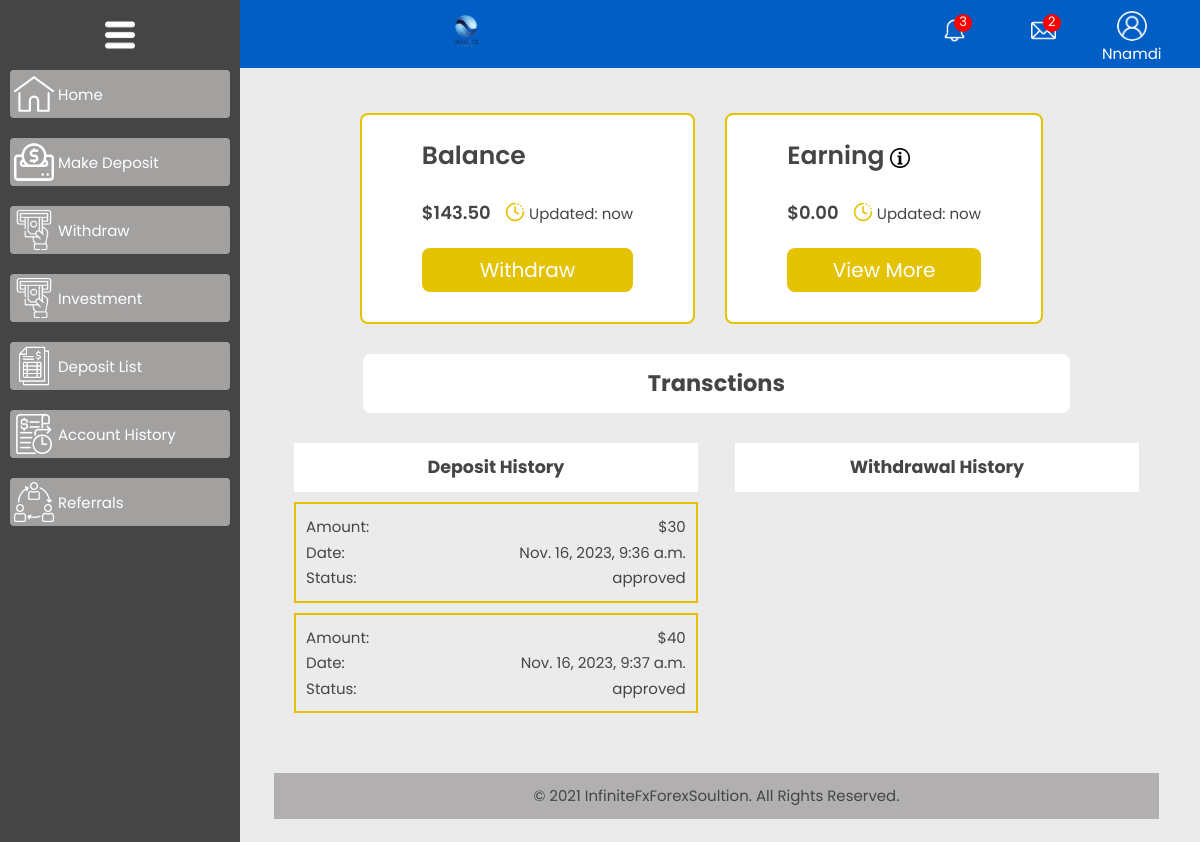
The page /dashboard/ (signed in) on the database as committed earlier.
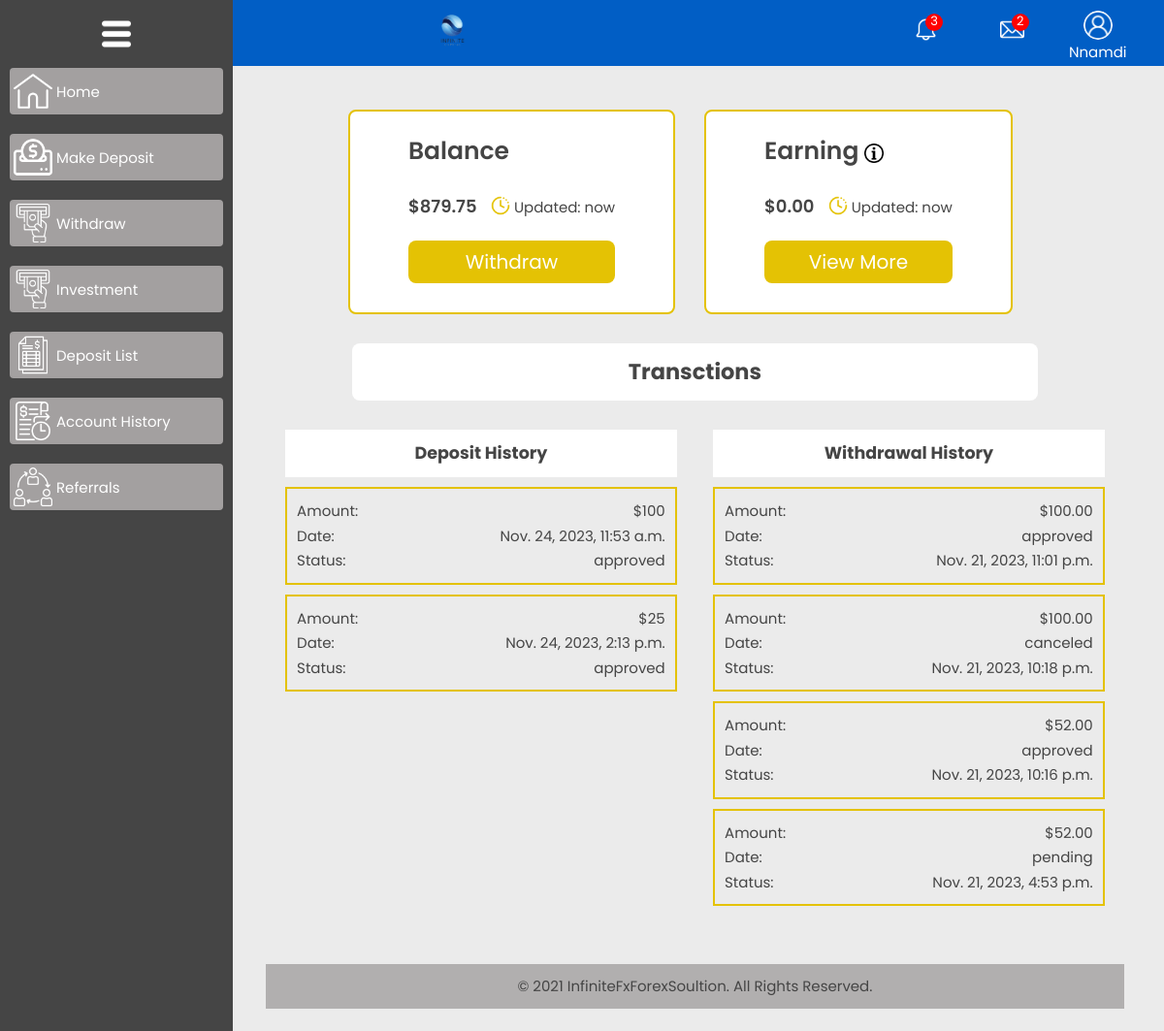
The same page on the database as committed later.
### accounts/models.py (models this page shows, shortened)
class User(AbstractBaseUser, PermissionsMixin):
  CLIENT = 'client'
  AGENT = 'agent'
  MANAGER = 'manager'
  ROLES_CHOICES = (
    (CLIENT, 'client'),
    (AGENT, 'agent'),
    (MANAGER, 'manager'),
  )
  id = models.UUIDField(primary_key=True, default=uuid.uuid4,editable=False)
  first_name    = models.CharField(max_length=50)
  last_name     = models.CharField(max_length=50)
  username      = models.CharField(max_length=50, unique=True)
  email         = models.EmailField(unique=True)
  account_balance =models.DecimalField(max_digits=10, decimal_places=2, default=0.00)
  phone_number  = models.CharField(max_length=50)
  profile_image         = models.ImageField(blank=True, null=True, upload_to='images/users/')
  role          = models.CharField(max_length=30, choices=ROLES_CHOICES, default=CLIENT)
  country       = models.CharField(max_length=50)
  btc_wallet   = models.CharField(max_length=300, blank=True)
  referral = models.ForeignKey(Referral, on_delete=models.SET_NULL, null=True, blank=True)
  referral_link = models.OneToOneField(ReferralLink, on_delete=models.SET_NULL, null=True, blank=True,  related_name='user_referral_link')
  agree_to_terms_and_condition = models.BooleanField(default=False)
  total_earned_commission = models.DecimalField(max_digits=10, decimal_places=2, default=0)
  earning = models.DecimalField(max_digits=10, decimal_places=2, default=0)
  pending_commission = models.DecimalField(max_digits=10, decimal_places=2, default=0)
  date_joined   = models.DateTimeField(auto_now_add=True)
  last_login    = models.DateTimeField(auto_now_add=True)
  is_admin      = models.BooleanField(default=False)
  is_staff      = models.BooleanField(default=False)
  is_active     = models.BooleanField(default=True)
  is_superuser = models.BooleanField(default=False)
  USERNAME_FIELD = 'email'
  REQUIRED_FIELDS = ['username', 'first_name', 'last_name']
  objects = MyAccountManager()
  class Meta:
    verbose_name = 'User'
    verbose_name_plural = 'Users'
    app_label = 'accounts'

### core/models.py (models this page shows, shortened)
class Deposit(models.Model):
  PENDING = 'pending'
  APPROVED = 'approved'
  CANCELED = 'canceled'
  STATUS_CHOICES = (
    (PENDING, 'Pending'),
    (APPROVED, 'Approved'),
    (CANCELED, 'Canceled'),
  )
  user = models.ForeignKey(User, on_delete=models.CASCADE)
  amount = models.PositiveIntegerField()
  created_at = models.DateTimeField(default=timezone.now)
  status = models.CharField(max_length=20, choices=STATUS_CHOICES, default=PENDING)

class Withdraw(models.Model):
  PENDING = 'pending'
  APPROVED = 'approved'
  CANCELED = 'canceled'
  STATUS_CHOICES = (
    (PENDING, 'Pending'),
    (APPROVED, 'Approved'),
    (CANCELED, 'Canceled'),
  )
  user = models.ForeignKey(User, on_delete=models.CASCADE)
  amount = models.DecimalField(max_digits=10, decimal_places=2, default=0.00)
  status = models.CharField(max_length=20, choices=STATUS_CHOICES, default=PENDING)
  created_at = models.DateTimeField(default=timezone.now)

### accounts/views.py (the view)
# urls.py: path('dashboard/', views.dashboard, name='dashboard'),
@login_required(login_url = 'login')
def dashboard(request):
  user = request.user
  deposit = Deposit.objects.filter(user=user)
  withdrawal = Withdraw.objects.filter(user=user).order_by('-created_at')
  active_investment =  Investment.objects.filter(user=user, status='active')
  context = {
    'deposit':deposit,
    'withdrawal':withdrawal,
    'active_investment':active_investment,
  }
  return render(request, 'accounts/dashboardpages/dashboard.html',context)

### accounts/context_processors.py (called while the page is built)
def userprofile_context(request):
  if request.user.is_authenticated:
    try:
      userprofile = User.objects.get(id=request.user.id)
      return {'userprofile': userprofile}
    except ObjectDoesNotExist:
      pass
  return {}

### templates/accounts/dashboardpages/dashboard.html (shortened to what this page needs)
{% extends 'accounts/dashboardpages/dashbase.html' %}
{% load static %}
{% block content %}
 <div class="header-item">
  <div class="account-info">
    <h3>Balance</h3>
    <p><span>${{ userprofile.account_balance }} </span> <img src="{% static 'assets/image/dashboard/timer.png' %}" class="timer"> Updated: now</p>
    <a href="{% url 'withdraw' %}" class="cashout">Withdraw</a>
  </div>
  <div class="account-info">
    <h3>Earning
      <span><img src="{% static 'assets/image/dashboard/info-circle.png' %}" alt=""></span>
    </h3>
    <p><span>${{userprofile.earning}} </span><img src="{% static 'assets/image/dashboard/timer.png' %}" class="timer"> Updated: now</p>
    <a href="{% url 'investment' %}" class="cashout">View More</a>
  </div>
 </div>
 <div class="transaction-history">
  <h2>Transctions</h2>
    <div class="transaction-details">
      <div class="deposit">
        <h3>Deposit History</h3>
        {% for item in deposit %}
          <div class="deposit-details">
            <p>Amount: <span>${{item.amount}}</span></p>
            <p>Date: <span>{{item.created_at}}</span></p>
            <p>Status: <span>{{item.status}}</span></p>
          </div>
        {% endfor %}
      </div>
      <div class="deposit">
        <h3>Withdrawal History</h3>
        {% for item in withdrawal %}
        <div class="deposit-details">
          <p>Amount: <span>${{item.amount}}</span></p>
          <p>Date: <span>{{item.status}}</span></p>
          <p>Status: <span>{{item.created_at}}</span></p>
        </div>
        {% endfor %}
      </div>
    </div>
 </div>
{% endblock %}

### templates/accounts/dashboardpages/dashbase.html (shortened to what this page needs)
{% load static %}
<!DOCTYPE html>
<html lang="en">
<head>
  <link rel="stylesheet" href="{% static 'assets/dashboard.css' %}">
</head>
<body style="background-color: #ebebeb;">
  <div class="main">
    {% include 'accounts/dashboardpages/dashheader.html' %}
    <div class="body-container" >
      <div class="container-item">
        {% block content %}
        {% endblock %}
        <div class="footer-dashboard">
          <div class="">
            <div class="dash-footer">
                <p>© 2021 InfiniteFxForexSoultion. All Rights Reserved.</p>
            </div>
        </div>
         </div>
        </div>
      </div>
    </div>
  </body>
  </html>

### templates/accounts/dashboardpages/dashheader.html (shortened to what this page needs)
{% load static %}
<div class="side-menu">
  <div class="menu" id="menu">
    <img src="{% static 'assets/image/dashboard/menu-button-of-three-horizontal-lines.png' %}" class="dashboard-icon-menu" alt="Menu">
  </div>
  <div class="side-menu-items-container">
    <div class="side-menu-items">
      <a href="{% url 'dashboard' %}">
        <img src="{% static 'assets/image/dashboard/home.png' %}" class="side-menu-icon">
        <span class="side-menu-span">Home</span>
      </a>
    </div>
    <div class="side-menu-items">
      <a href="{% url 'deposite' %}">
        <img src="{% static 'assets/image/dashboard/deposit.png' %}" class="side-menu-icon">
        <span class="side-menu-span">Make Deposit</span>
      </a>
    </div>
    <div class="side-menu-items">
      <a href="{% url 'withdraw' %}">
        <img src="{% static 'assets/image/dashboard/withdrawal.png' %}" class="side-menu-icon">
        <span class="side-menu-span">Withdraw</span>
      </a>
    </div>
    <div class="side-menu-items">
      <a href="{% url 'investment' %}">
        <img src="{% static 'assets/image/dashboard/withdrawal.png' %}" class="side-menu-icon">
        <span class="side-menu-span">Investment</span>
      </a>
    </div>
    <div class="side-menu-items">
      <a href="{% url 'deposit_list' %}">
        <img src="{% static 'assets/image/dashboard/deposite-list.png' %}" class="side-menu-icon">
        <span class="side-menu-span">Deposit List</span>
      </a>
    </div>
    <div class="side-menu-items">
      <a href="{% url 'account_history' %}">
        <img src="{% static 'assets/image/dashboard/bank-account.png' %}" class="side-menu-icon">
        <span class="side-menu-span">Account History</span>
      </a>
    </div>
    <div class="side-menu-items">
      <a href="{% url 'referral' %}">
        <img src="{% static 'assets/image/dashboard/referral.png' %}" class="side-menu-icon">
        <span class="side-menu-span">Referrals</span>
      </a>
    </div>
  </div>
</div>
<header class="header">
  <nav>
    <div class="logo" id="logo">
      <a href="{% url 'index' %}"><img src="{% static 'assets/image/logo.png' %}"class="dashboard-logo"  alt="logo"></a>
    </div>
    <div class="profile-message" id="profile-image">
      <a href="#"><img src="{% static 'assets/image/dashboard/bell.png' %}" class="dashboard-icon mess" alt="Message">
        <p class="count">3</p>
      </a>
    </div>
    <div class="profile-message" id="profile-image">
      <a href="#"><img src="{% static 'assets/image/dashboard/email.png' %}" class="dashboard-icon mess" alt="Message">
        <p class="count">2</p>
      </a>
    </div>
    <div class="profile-image" id="profile-image">
      <a class="prof-link">
        {% if userprofile.profile_image %}
          <img src="{{ userprofile.profile_image.url }}" class="dashboard-icon profi" alt="profile Image" class="profile-img">
        {% else %}
          <img src="{% static 'assets/image/dashboard/user.png' %}" class="dashboard-icon profi" alt="profile Image" class="profile-img">
        {% endif %}
        <p>{{ userprofile.first_name }}</p>
      </a>
    </div>
  </nav>
</header>

### static/assets/dashboard.css (style rules this page uses)
* { margin: 0; padding: 0; box-sizing: border-box; }
html, body { font-size: 15px; color: #454545; font-family: 'Poppins', sans-serif; vertical-align: baseline; line-height: 1.7; font-weight: 400; overflow-x: hidden; }
a { text-decoration: none; color:inherit }
img { max-width: 100%; height: auto; }
.side-menu { position: fixed; top: 0; left: 0; bottom: 0; width: 20%; transition: width 0.16s ease-out; background: #454545; color: #ffffff; padding: 10px; z-index: 100; }
.side-menu-items { background: #454545; }
.side-menu-items a { display: flex; align-items: flex-start; align-items: center; background-color: #a3a0a0; color: #ffffff; padding: 4px; border-radius: 4px; text-decoration: none; margin: 10px 0 20px 0; transition: background-color 0.16s ease-out; }
.side-menu-span { margin-left: 4px; line-height: 35px; }
.side-menu-icon { height: 40px; }
.header { background: #015ec5; padding: 0 2%; width: 100%; position: fixed; top: 0; right: 0; left: 0; z-index: 99; }
header nav { display: flex; }
.menu { flex: .2; padding: 10px 0; display: flex; justify-content: center; align-items: center; }
.logo { flex: 2; padding: 10px 0; display: flex; justify-content: center; align-items: center; }
.profile-message { flex: .2; padding: 10px 0; display: flex; justify-content: center; align-items: center; position: relative; }
.profile-image { flex: .2; padding: 10px 0 0 0; display: flex; justify-content: center; align-items: center; position: relative; cursor: pointer; }
.profile-image .prof-link { display: flex; flex-direction: column; align-items: center; justify-content: center; }
.profile-image .prof-link img { height: 30px; width: 30px; border-radius: 50%; }
.dashboard-icon.profi { height: 25px; }
.profile-image .prof-link p { color: #fff; cursor: pointer; }
.dashboard-logo { height: 40px; }
.dashboard-icon-menu { height: 30px; }
.dashboard-icon.mess { height: 25px; }
.dashboard-icon { height: 40px; }
.count { position: absolute; top: 20%; right: 30%; color: #fff; background-color: red; height: 18px; width: 18px; border-radius: 50%; display: flex; align-items: center; text-align: center; justify-content: center; font-size: 13px; }
.body-container { width: 100%; background-color: #ebebeb; display: flex; justify-content: flex-end; align-items: flex-end; padding: 0 1.5% 0 1.5%; }
.container-item { width: 80%; border-radius: 8p; padding: 2%; margin-top: 90px; }
.header-item { display: flex; justify-content: center; }
.account-info { display: flex; flex-direction: column; background-color: #fff; border: 2px solid #e4c204; border-radius: 8px; padding: 20px 60px; row-gap: 20px; margin-right: 30px; }
.account-info h3 { font-size: 25px; font-weight: 600; }
.account-info p span { font-size: 18px; font-weight: 600; }
.timer { margin-left: 10px; margin-bottom: -3px; height: 20px; }
.account-info h3 { position: relative; }
.account-info h3 span { position: absolute; top: 8%; margin-left: 6px; }
.account-info h3 span img { width: 20px; }
.cashout { background-color: #e4c204; padding: 5px; display: flex; align-items: center; justify-content: center; margin-bottom: 10px; border-radius: 8px; color: #fff; font-size: 20px; transition: background-color .5s ease; }
.transaction-history { display: flex; flex-direction: column; justify-content: center; align-items: center; width: 100%; padding: 30px 0; }
.transaction-history h2 { padding: 10px; background-color: #fff; width: 80%; text-align: center; border-radius: 8px; }
.transaction-details { display: flex; justify-content: space-between; width: 100%; padding: 20px 10px; }
.transaction-history h3 { padding: 10px; background-color: #fff; width: 100%; text-align: center; }
.deposit { width: 49%; column-gap: 10rem; padding: 10px; }
.deposit-details { border: 2px solid #e4c204; padding: 10px; margin-top: 10px; }
.deposit-details p { display: flex; justify-content: space-between; }
.footer-dashboard { background-color: #b1afaf; padding: 10px 0; }
.dash-footer { display: flex; justify-content: center; align-items: center; }

Rows that differ between the two databases and show on the page:
removed Deposit: amount "30", created_at "Nov. 16, 2023, 9:36 a.m.", status "approved"
removed Deposit: amount "40", created_at "Nov. 16, 2023, 9:37 a.m.", status "approved"
changed User "Nnamdi": account_balance "143.50" → "879.75"
added Deposit: amount "100", created_at "Nov. 24, 2023, 11:53 a.m.", status "approved"
added Deposit: amount "25", created_at "Nov. 24, 2023, 2:13 p.m.", status "approved"
added Withdraw: amount "100.00", status "approved", created_at "Nov. 21, 2023, 11:01 p.m."
added Withdraw: amount "100.00", status "canceled", created_at "Nov. 21, 2023, 10:18 p.m."
added Withdraw: amount "52.00", status "approved", created_at "Nov. 21, 2023, 10:16 p.m."
added Withdraw: amount "52.00", status "pending", created_at "Nov. 21, 2023, 4:53 p.m."
